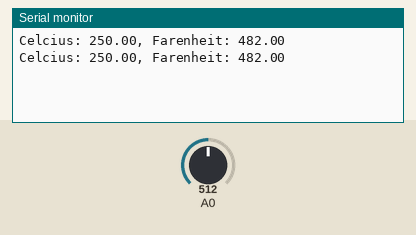
The sketch below on a simulated Arduino Uno, built with avr-gcc and run on an emulated ATmega328P. On the bench: the last lines printed to the serial monitor. The inputs (shaded band) are chosen by the test bench; at power-on: A0 = 512.

Above: at 2.8 s.
2.9 s: A0 set to 716
At 5.2 s:
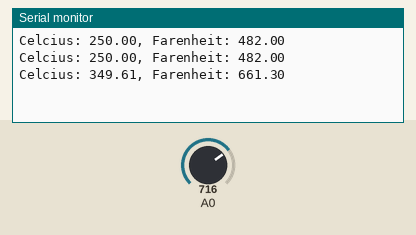
5.6 s: A0 set to 900
At 7.0 s:
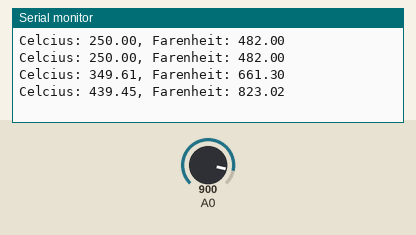
Timing chart, 0 to 8.6 s (numbered marks = the images above; inputs shaded):
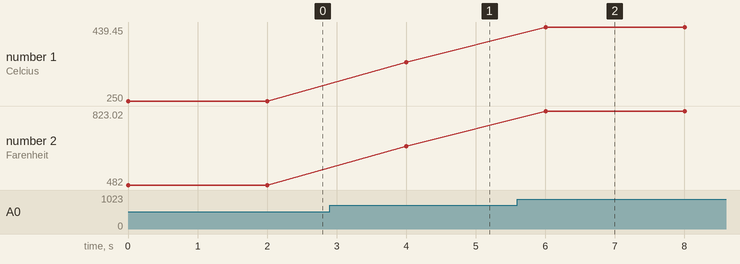

Measured:
- after the input at 2.9 s, the serial monitor: prints a new line after 1.1 s (image 1)
- after the input at 5.6 s, the serial monitor: prints a new line after 0.40 s (image 2)
- plotted number 1: 250 → 349.61 after the input at 2.9 s, 349.61 → 439.45 after the input at 5.6 s
- plotted number 2: 482 → 661.3 after the input at 2.9 s, 661.3 → 823.02 after the input at 5.6 s

The sketch:

temp_sensor.ino
```cpp
int in = 0;
void setup() {
  pinMode(A0, INPUT);
  Serial.begin(9600);
}

void loop() {
  in = analogRead(A0);
  float mv = (in/1024.0)*5000;
  float celcius = mv/10;
  float farenheit = (celcius*9)/5 + 32;
  Serial.print("Celcius: ");
  Serial.print(celcius);
  Serial.print(", Farenheit: ");
  Serial.println(farenheit);
  delay(2000);
}
```
